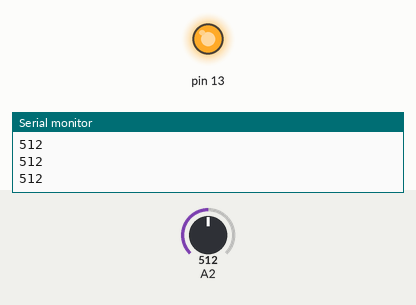
Bench run of a sketch on a simulated Arduino Uno, built with avr-gcc and run on an emulated ATmega328P. Parts: output pins drawn as LEDs (lit = HIGH), the last lines printed to the serial monitor. The inputs (shaded band) are chosen by the test bench; at power-on: A2 = 512.

Above: at 1.2 s.
1.3 s: A2 set to 216
2.8 s: A2 set to 187
At 3.8 s:
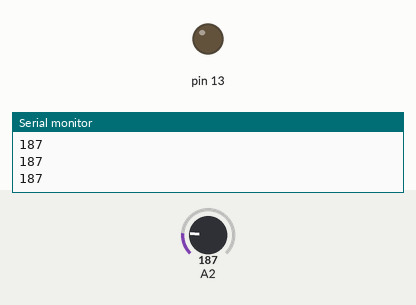
4.3 s: A2 set to 210
At 5.1 s:
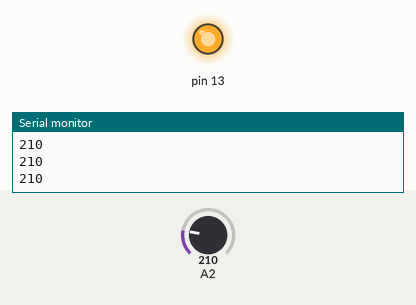
5.8 s: A2 set to 190
At 6.4 s:
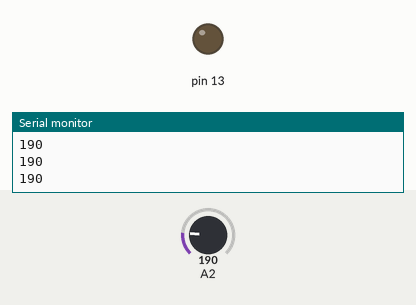
Timing chart, 0 to 8.3 s (numbered marks = the images above; inputs shaded):
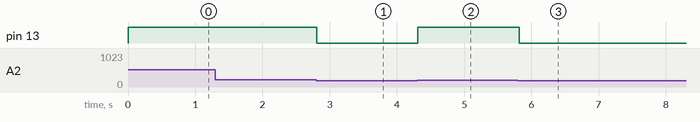

Measured:
- the behaviour switches between 201 and 200 on A2 (found by bisection; images 0 and 1)
- after the input at 2.8 s, pin 13: HIGH → LOW at once
- after the input at 4.3 s, pin 13: LOW → HIGH at once
- after the input at 5.8 s, pin 13: HIGH → LOW at once

The sketch:

SoundSensor_demo.ino
```cpp
//Demo for Sound Sensor module
//by Open-Smart Team and Catalex Team
//catalex_inc@163.com
//Arduino IDE: Arduino 1.6.5
//Store: http://www.aliexpress.com/store/1199788

int val;
int Threshold = 200;
void setup()
{
	Serial.begin(9600);
	pinMode(13,OUTPUT);
	digitalWrite(13,LOW);
}

void loop()
{
	val = analogRead(A2);
	Serial.println(val);
	if(val>Threshold) digitalWrite(13,HIGH);
	else digitalWrite(13,LOW);
	delay(100);
}
```
